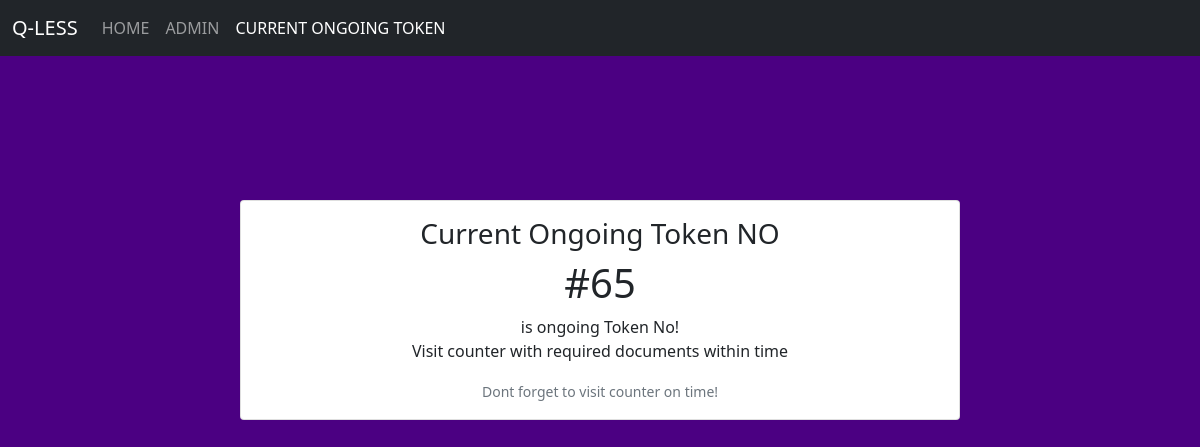
The app's page /currenttoken/, older data.
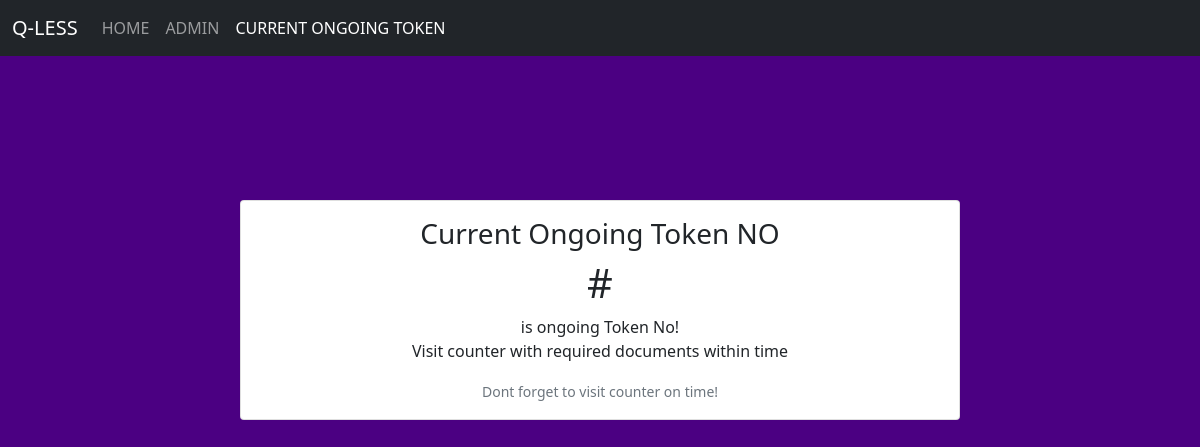
The same page, newer data.
### Tokenapp/models.py (models this page shows, shortened)
class CurrentToken(models.Model):
    token = models.IntegerField(default=0)

### Tokenapp/views.py (the view)
# urls.py: path("currenttoken/",views.currenttoken,name="alumnicurrenttoken"),
def currenttoken(request):
    current = CurrentToken.objects.last()
    context = {
        'currenttokennum' : current,
    }
    return render(request, 'currenttoken.html',context)

### templates/currenttoken.html (shortened to what this page needs)
{% load static %}
<!DOCTYPE html>
<html lang="en">
<head>
  <link href="https://cdn.jsdelivr.net/npm/bootstrap@5.0.1/dist/css/bootstrap.min.css" rel="stylesheet">
</head>
<body style="background-color:indigo;">
    <nav class="navbar navbar-expand-lg navbar-dark  bg-dark">
        <div class="container-fluid">
          <a class="navbar-brand" href="#">Q-LESS</a>
          <div class="collapse navbar-collapse" id="navbarSupportedContent">
            <ul class="navbar-nav me-auto mb-2 mb-lg-0">
              <li class="nav-item">
                <a class="nav-link " aria-current="page" href="/">HOME</a>
              </li>
              <li class="nav-item">
                <a class="nav-link" href="/adminview" target="_blank">ADMIN</a>
              </li>
              <li class="nav-item">
                <a class="nav-link active" href="/currenttoken" target="_blank">CURRENT ONGOING TOKEN</a>
              </li>
            </ul>
          </div>
        </div>
    </nav><br><br><br><br><br><br>
      <center>
      <div style="height: 20vh;width: 60vw;display: block;">
          <div class="card mb-3">
            <div class="card-body">
              <h3>Current Ongoing Token NO</h3>
              <h5 class="card-title"><h1>#{{ currenttokennum.token }}</h1> is ongoing Token No!</h5>
              <p class="card-text">Visit counter with required documents within time</p>
              <p class="card-text"><small class="text-muted">Dont forget to visit counter on time!</small></p>
            </div>
          </div>
      </div>
      </center>
</body>
</html>

Row changes from the older to the newer data that the page shows:
removed CurrentToken: token "65"
